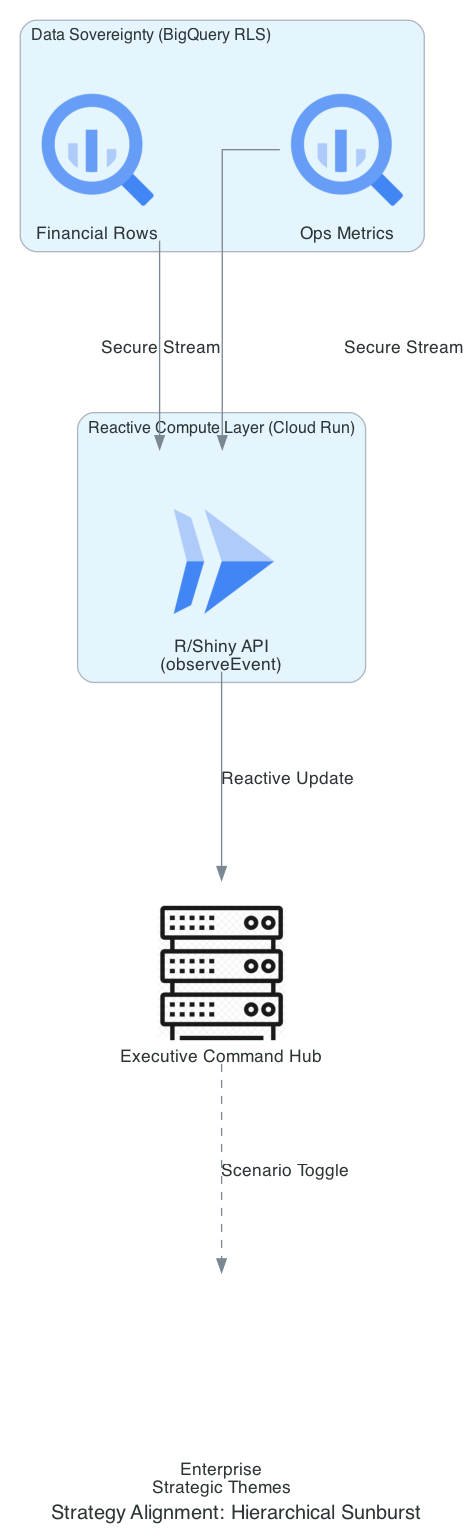

This chart was generated by the following Python code:
from diagrams import Diagram, Cluster, Edge
from diagrams.gcp.compute import Run
from diagrams.gcp.analytics import BigQuery
from diagrams.generic.compute import Rack
from diagrams.generic.blank import Blank

# TOGAF Phase D: Technology Architecture - Strategy Alignment
graph_attr = {
    "pad": "0.1",
    "nodesep": "1.2",
    "ranksep": "2.0",
    "bgcolor": "transparent"
}

with Diagram(
    "Strategy Alignment: Hierarchical Sunburst", 
    show=False, 
    filename="strat_alignment_sunburst", 
    direction="TB", 
    graph_attr=graph_attr
):
    # The Center: Strategic Themes
    core_strategy = Blank("Enterprise\nStrategic Themes")

    with Cluster("Reactive Compute Layer (Cloud Run)"):
        api_engine = Run("R/Shiny API\n(observeEvent)")
    
    with Cluster("Data Sovereignty (BigQuery RLS)"):
        finance_data = BigQuery("Financial Rows")
        ops_data = BigQuery("Ops Metrics")

    # The Rim: Real-Time Execution
    dashboard = Rack("Executive Command Hub")

    # Logic Flow
    [finance_data, ops_data] >> Edge(label="Secure Stream") >> api_engine
    api_engine >> Edge(label="Reactive Update") >> dashboard
    dashboard >> Edge(label="Scenario Toggle", style="dashed") >> core_strategy
